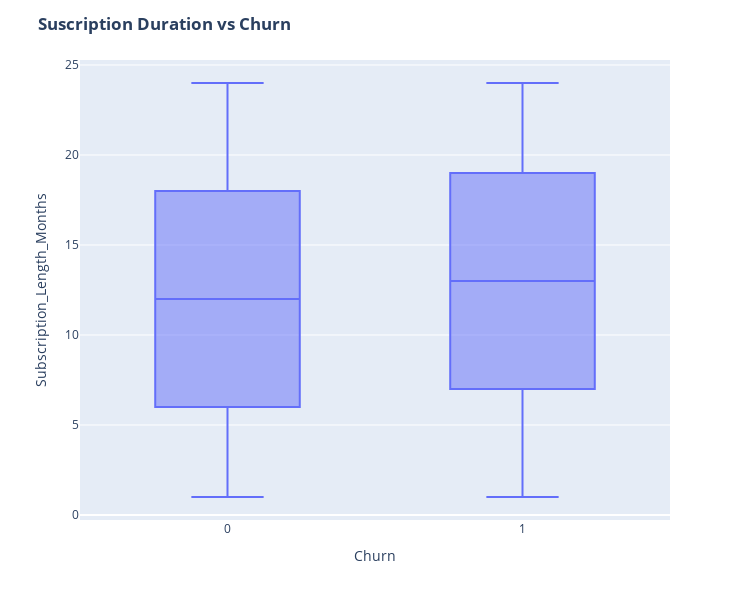

Notebook code for this chart:
### Code cell
fig = px.box(data, x='Churn', y = 'Subscription_Length_Months')

# Update yaxis properties
fig.update_yaxes(title_text='Subscription_Length_Months', row=1, col=1)
# Update xaxis properties
fig.update_xaxes(title_text='Churn', row=1, col=1)

# Update size and title
fig.update_layout(autosize=True, width=750, height=600,
    title_font=dict(size=25, family='Courier'),
    title='<b>Suscription Duration vs Churn</b>',
)

fig.show()

### Figure 1 — Plotly figure (JSON) as saved in the notebook; plotly's stock layout.template omitted (floating-point values rounded to 4 significant figures; data arrays with more than 128 entries replaced by an {"elided": "..."} marker saying what was removed)
{"data": [{"alignmentgroup": "True", "hovertemplate": "Churn=%{x}<br>Subscription_Length_Months=%{y}<extra></extra>", "legendgroup": "", "marker": {"color": "#636efa"}, "name": "", "notched": false, "offsetgroup": "", "orientation": "v", "showlegend": false, "type": "box", "x": {"elided": "100000 int values"}, "x0": " ", "xaxis": "x", "y": {"elided": "100000 int values"}, "y0": " ", "yaxis": "y"}], "layout": {"autosize": true, "boxmode": "group", "height": 600, "legend": {"tracegroupgap": 0}, "margin": {"t": 60}, "title": {"text": "<b>Suscription Duration vs Churn</b>"}, "width": 750, "xaxis": {"anchor": "y", "domain": [0, 1], "title": {"text": "Churn"}}, "yaxis": {"anchor": "x", "domain": [0, 1], "title": {"text": "Subscription_Length_Months"}}}}
